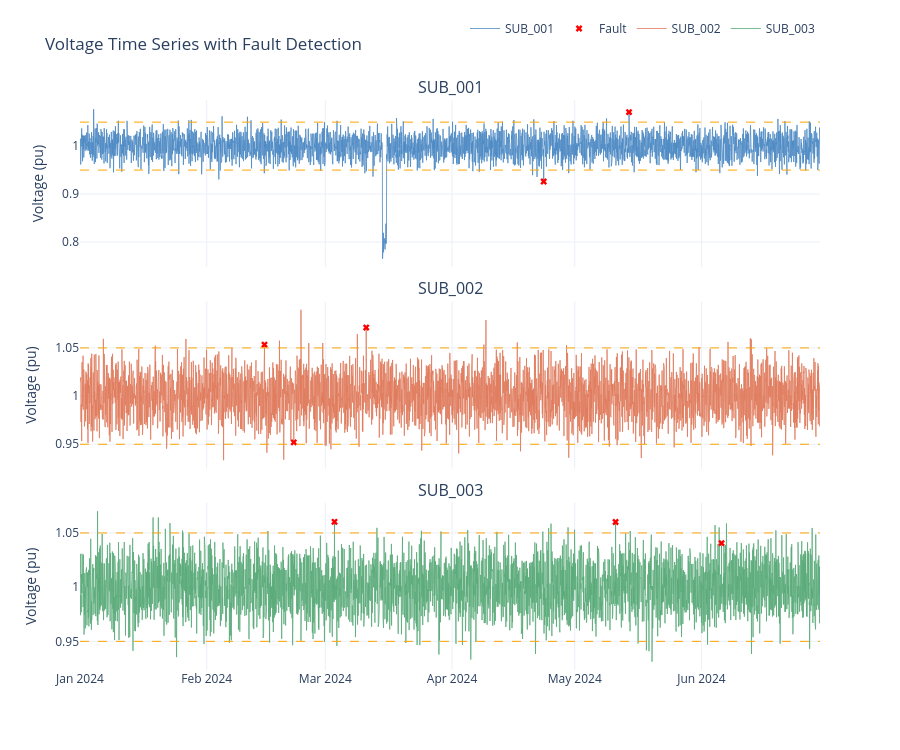

The notebook cell saved with this chart:
### Markdown cell above
---
## Plot 5 — Fault Detection Timeline

Voltage time series with detected fault events marked in red. Hover to see the exact timestamp, voltage, and fault type for any event.

### Code cell
faults = analysis.detect_faults(df)

fig = make_subplots(
    rows=3, cols=1,
    shared_xaxes=True,
    subplot_titles=STATIONS,
    vertical_spacing=0.06,
)

for row, sid in enumerate(STATIONS, start=1):
    s = df[df['station_id'] == sid].sort_values('timestamp')

    fig.add_trace(go.Scatter(
        x=s['timestamp'], y=s['voltage_pu'],
        mode='lines',
        name=sid,
        line=dict(color=COLORS[sid], width=0.8),
        legendgroup=sid,
        showlegend=True,
        hovertemplate='%{x|%b %d %H:%M}<br>Voltage: %{y:.4f} pu<extra></extra>',
    ), row=row, col=1)

    sf = faults[faults['station_id'] == sid]
    if not sf.empty:
        fig.add_trace(go.Scatter(
            x=sf['timestamp'], y=sf['voltage_pu'],
            mode='markers',
            name='Fault',
            marker=dict(color='red', size=6, symbol='x'),
            legendgroup='fault',
            showlegend=(row == 1),
            hovertemplate='<b>FAULT: %{customdata}</b><br>%{x|%b %d %H:%M}<br>Voltage: %{y:.4f} pu<extra></extra>',
            customdata=sf['fault_type'],
        ), row=row, col=1)

    for limit in [0.95, 1.05]:
        fig.add_hline(
            y=limit, line_dash='dash', line_color='orange', line_width=1,
            row=row, col=1,
        )

fig.update_layout(
    height=750,
    title_text='Voltage Time Series with Fault Detection',
    hovermode='x unified',
    template='plotly_white',
    legend=dict(orientation='h', yanchor='bottom', y=1.1, xanchor='right', x=1),
    margin=dict(t=100),
)
fig.update_yaxes(title_text='Voltage (pu)')

fig.show()

### Figure 1 — Plotly figure (JSON) as saved in the notebook; plotly's stock layout.template omitted (floating-point values rounded to 4 significant figures; data arrays with more than 128 entries replaced by an {"elided": "..."} marker saying what was removed)
{"data": [{"hovertemplate": "%{x|%b %d %H:%M}<br>Voltage: %{y:.4f} pu<extra></extra>", "legendgroup": "SUB_001", "line": {"color": "#4e8bc4", "width": 0.8}, "mode": "lines", "name": "SUB_001", "showlegend": true, "type": "scatter", "x": {"elided": "4345 str values"}, "xaxis": "x", "y": {"elided": "4345 float values"}, "yaxis": "y"}, {"customdata": ["Voltage Anomaly", "Voltage Swell"], "hovertemplate": "<b>FAULT: %{customdata}</b><br>%{x|%b %d %H:%M}<br>Voltage: %{y:.4f} pu<extra></extra>", "legendgroup": "fault", "marker": {"color": "red", "size": 6, "symbol": "x"}, "mode": "markers", "name": "Fault", "showlegend": true, "type": "scatter", "x": ["2024-04-23T10:00:00.000000", "2024-05-14T07:00:00.000000"], "xaxis": "x", "y": [0.9262, 1.071], "yaxis": "y"}, {"hovertemplate": "%{x|%b %d %H:%M}<br>Voltage: %{y:.4f} pu<extra></extra>", "legendgroup": "SUB_002", "line": {"color": "#e07b5e", "width": 0.8}, "mode": "lines", "name": "SUB_002", "showlegend": true, "type": "scatter", "x": {"elided": "4345 str values"}, "xaxis": "x2", "y": {"elided": "4345 float values"}, "yaxis": "y2"}, {"customdata": ["Voltage Swell", "Voltage Anomaly", "Voltage Swell"], "hovertemplate": "<b>FAULT: %{customdata}</b><br>%{x|%b %d %H:%M}<br>Voltage: %{y:.4f} pu<extra></extra>", "legendgroup": "fault", "marker": {"color": "red", "size": 6, "symbol": "x"}, "mode": "markers", "name": "Fault", "showlegend": false, "type": "scatter", "x": ["2024-02-15T03:00:00.000000", "2024-02-22T07:00:00.000000", "2024-03-11T00:00:00.000000"], "xaxis": "x2", "y": [1.053, 0.952, 1.071], "yaxis": "y2"}, {"hovertemplate": "%{x|%b %d %H:%M}<br>Voltage: %{y:.4f} pu<extra></extra>", "legendgroup": "SUB_003", "line": {"color": "#5bab7a", "width": 0.8}, "mode": "lines", "name": "SUB_003", "showlegend": true, "type": "scatter", "x": {"elided": "4345 str values"}, "xaxis": "x3", "y": {"elided": "4345 float values"}, "yaxis": "y3"}, {"customdata": ["Voltage Swell", "Voltage Swell", "Voltage Anomaly"], "hovertemplate": "<b>FAULT: %{customdata}</b><br>%{x|%b %d %H:%M}<br>Voltage: %{y:.4f} pu<extra></extra>", "legendgroup": "fault", "marker": {"color": "red", "size": 6, "symbol": "x"}, "mode": "markers", "name": "Fault", "showlegend": false, "type": "scatter", "x": ["2024-03-03T06:00:00.000000", "2024-05-11T00:00:00.000000", "2024-06-05T22:00:00.000000"], "xaxis": "x3", "y": [1.06, 1.06, 1.041], "yaxis": "y3"}], "layout": {"annotations": [{"font": {"size": 16}, "showarrow": false, "text": "SUB_001", "x": 0.5, "xanchor": "center", "xref": "paper", "y": 1, "yanchor": "bottom", "yref": "paper"}, {"font": {"size": 16}, "showarrow": false, "text": "SUB_002", "x": 0.5, "xanchor": "center", "xref": "paper", "y": 0.6467, "yanchor": "bottom", "yref": "paper"}, {"font": {"size": 16}, "showarrow": false, "text": "SUB_003", "x": 0.5, "xanchor": "center", "xref": "paper", "y": 0.2933, "yanchor": "bottom", "yref": "paper"}], "height": 750, "hovermode": "x unified", "legend": {"orientation": "h", "x": 1, "xanchor": "right", "y": 1.1, "yanchor": "bottom"}, "margin": {"t": 100}, "shapes": [{"line": {"color": "orange", "dash": "dash", "width": 1}, "type": "line", "x0": 0, "x1": 1, "xref": "x domain", "y0": 0.95, "y1": 0.95, "yref": "y"}, {"line": {"color": "orange", "dash": "dash", "width": 1}, "type": "line", "x0": 0, "x1": 1, "xref": "x domain", "y0": 1.05, "y1": 1.05, "yref": "y"}, {"line": {"color": "orange", "dash": "dash", "width": 1}, "type": "line", "x0": 0, "x1": 1, "xref": "x2 domain", "y0": 0.95, "y1": 0.95, "yref": "y2"}, {"line": {"color": "orange", "dash": "dash", "width": 1}, "type": "line", "x0": 0, "x1": 1, "xref": "x2 domain", "y0": 1.05, "y1": 1.05, "yref": "y2"}, {"line": {"color": "orange", "dash": "dash", "width": 1}, "type": "line", "x0": 0, "x1": 1, "xref": "x3 domain", "y0": 0.95, "y1": 0.95, "yref": "y3"}, {"line": {"color": "orange", "dash": "dash", "width": 1}, "type": "line", "x0": 0, "x1": 1, "xref": "x3 domain", "y0": 1.05, "y1": 1.05, "yref": "y3"}], "title": {"text": "Voltage Time Series with Fault Detection"}, "xaxis": {"anchor": "y", "domain": [0, 1], "matches": "x3", "showticklabels": false}, "xaxis2": {"anchor": "y2", "domain": [0, 1], "matches": "x3", "showticklabels": false}, "xaxis3": {"anchor": "y3", "domain": [0, 1]}, "yaxis": {"anchor": "x", "domain": [0.7067, 1], "title": {"text": "Voltage (pu)"}}, "yaxis2": {"anchor": "x2", "domain": [0.3533, 0.6467], "title": {"text": "Voltage (pu)"}}, "yaxis3": {"anchor": "x3", "domain": [0, 0.2933], "title": {"text": "Voltage (pu)"}}}}
